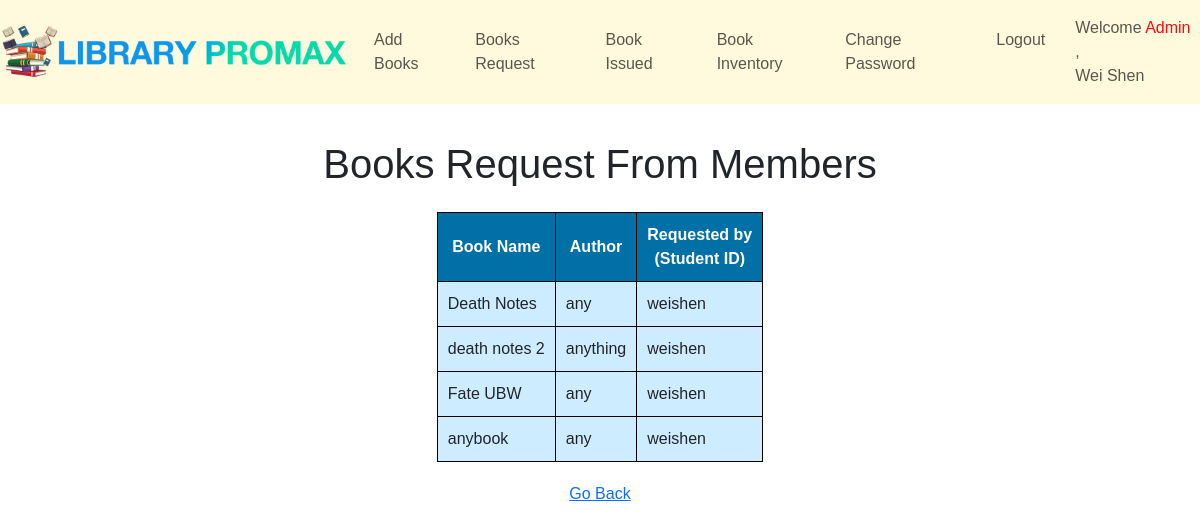
/bookRequests.php (signed in), run on the app's committed database.
### tables this page shows
CREATE TABLE `request` (
  `id` int(255) NOT NULL,
  `name` varchar(255) NOT NULL,
  `author` varchar(255) NOT NULL,
  `sid` varchar(255) NOT NULL
);

### bookRequests.php (the view, shortened to what this page needs)
<?php
include("setting.php");
$aid = $_SESSION['aid'];
$a = mysqli_query($set, "SELECT * FROM admin WHERE aid='$aid'");
$b = mysqli_fetch_array($a);
$name = $b['name'];
?>
<!DOCTYPE html>
<head>
    <link href="https://cdn.jsdelivr.net/npm/bootstrap@5.3.1/dist/css/bootstrap.min.css" rel="stylesheet">
    <link href="table.css" rel="stylesheet" type="text/css" />
</head>
<body>
    <nav class="navbar navbar-expand-sm sticky-top navbar-bgcolor">
        <div class="container">
            <a class="navbar-brand" href="adminhome.php"><img class="logo" src="images/logo.png" alt="logo"></a>
            <div class="collapse navbar-collapse" id="myList">
                <ul class="navbar-nav mx-auto">
                    <li class="nav-item active nav1">
                        <a class="nav-link" href="addBooks.php">Add Books</a>
                    </li>
                    <li class="nav-item nav1">
                        <a class="nav-link" href="bookRequests.php">Books Request</a>
                    </li>
                    <li class="nav-item nav1">
                        <a class="nav-link" href="issue.php">Book Issued</a>
                    </li>
                    <li class="nav-item nav1">
                        <a class="nav-link" href="inventory.php">Book Inventory</a>
                    </li>
                    <li class="nav-item nav1">
                        <a class="nav-link" href="changePasswordAdmin.php">Change Password</a>
                    </li>
                    <li class="nav-item nav1">
                        <a class="nav-link" href="logout.php">Logout</a>
                    </li>
                </ul>
                <ul class="navbar-nav">
                    <li class="nav-item">
                        <a class="nav-link" href="#">Welcome <font color="#FC0C0C">Admin</font>
                            ,<br><?php echo $name; ?></a>
                    </li>
                </ul>
            </div>
        </div>
    </nav>
    <div class="container">
        <div class="text-center">
            <h1 class="allform2">Books Request From Members</h1>
        </div>
    </div>
    <div class="allform">
        <div class="small-container">
            <div class="row">
                <div class="col-12">
                    <table class="center">
                        <tr>
                            <th>Book Name</th>
                            <th>Author</th>
                            <th>Requested by<br>(Student ID) </th>
                        </tr>
                        <?php
                        $x = mysqli_query($set, "SELECT * FROM request");
                        while ($y = mysqli_fetch_array($x)) {
                        ?>
                            <tr>
                                <td><?php echo $y['name']; ?></td>
                                <td><?php echo $y['author']; ?></td>
                                <td><?php echo $y['sid']; ?></td>
                            </tr>
                        <?php
                        }
                        ?>
                    </table>
                    <div class="text-center">
                        <a href="adminhome.php" class="link">Go Back</a>
                    </div>
                    <br />
                    <br />
                </div>
            </div>
        </div>
    </div>
</body>
</html>

### table.css (style rules this page uses)
body { font-family: "Poppins", sans-serif; }
th { background-color: #0170a7; color: white; text-align: center; }
td { background-color: #cdecff; }
table, th, td { border: 1px solid black; padding: 10px; }
.center { margin-left: auto; margin-right: auto; }
img.logo { width: 350px; height: auto; }
.navbar-bgcolor { background-color: #fff9dd; }
.nav1 { margin-right: 14px; }
.container { max-width: 1300px; margin: auto; padding-left: 0px; padding-right: 0px; }
.row { display: flex; align-items: center; flex-wrap: wrap; justify-content: space-around; }
.small-container { max-width: 1160px; margin: auto; padding-left: 0px; padding-right: 0px; }
.allform { margin-top: 24px; }
.allform .col-12 { min-width: 200px; }
h1.allform2 { margin-top: 36px; }
a.link { margin-top: 20px; display: inline-block; }

### data on the page
request: name "Death Notes", author "any", sid "weishen"
request: name "death notes 2", author "anything", sid "weishen"
request: name "Fate UBW", author "any", sid "weishen"
request: name "anybook", author "any", sid "weishen"

### other printed values
$name "Wei Shen"
